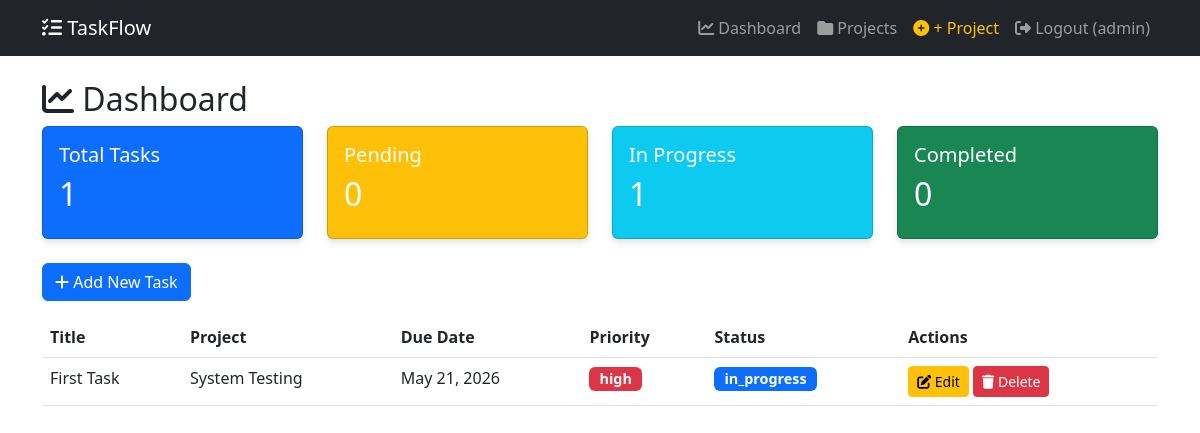
Screenshot of /dashboard/ (signed in) with the database file from the repository.
### tasks/models.py (models this page shows, shortened)
class CustomUser(AbstractUser):
    ROLE_CHOICES = (
        ('admin', 'Administrator'),
        ('user', 'Standard User'),
    )
    role = models.CharField(max_length=10, choices=ROLE_CHOICES, default='user')
    email = models.EmailField(unique=True)

class Task(models.Model):
    PRIORITY_CHOICES = (
        ('low', 'Low'),
        ('medium', 'Medium'),
        ('high', 'High'),
    )
    STATUS_CHOICES = (
        ('pending', 'Pending'),
        ('in_progress', 'In Progress'),
        ('completed', 'Completed'),
    )
    title = models.CharField(max_length=150)
    description = models.TextField(blank=True)
    due_date = models.DateField()
    priority = models.CharField(max_length=10, choices=PRIORITY_CHOICES, default='medium')
    status = models.CharField(max_length=15, choices=STATUS_CHOICES, default='pending')
    project = models.ForeignKey(Project, on_delete=models.CASCADE, null=True, blank=True, related_name='tasks')
    created_by = models.ForeignKey(CustomUser, on_delete=models.CASCADE, related_name='created_tasks')
    assigned_to = models.ForeignKey(CustomUser, on_delete=models.SET_NULL, null=True, blank=True,
                                    related_name='assigned_tasks')
    created_at = models.DateTimeField(auto_now_add=True)
    updated_at = models.DateTimeField(auto_now=True)

class Project(models.Model):
    name = models.CharField(max_length=150)
    description = models.TextField(blank=True)
    created_by = models.ForeignKey(CustomUser, on_delete=models.CASCADE, related_name='projects')
    created_at = models.DateTimeField(auto_now_add=True)

### tasks/views.py (the view)
# urls.py: path('dashboard/', views.dashboard, name='dashboard'),
@login_required
def dashboard(request):
    tasks = Task.objects.all().select_related('project', 'created_by').order_by('-created_at')
    stats = {
        'total': tasks.count(),
        'pending': tasks.filter(status='pending').count(),
        'in_progress': tasks.filter(status='in_progress').count(),
        'completed': tasks.filter(status='completed').count(),
    }
    context = {
        'tasks': tasks[:10],
        'stats': stats,
        'is_admin': request.user.role == 'admin',
    }
    return render(request, 'tasks/dashboard.html', context)

### tasks/templates/tasks/dashboard.html (shortened to what this page needs)
{% extends 'tasks/base.html' %}
{% block content %}
<h2><i class="fas fa-chart-line"></i> Dashboard</h2>
<div class="row mb-4">
    <div class="col-md-3"><div class="card bg-primary text-white"><div class="card-body"><h5>Total Tasks</h5><h2>{{ stats.total }}</h2></div></div></div>
    <div class="col-md-3"><div class="card bg-warning text-white"><div class="card-body"><h5>Pending</h5><h2>{{ stats.pending }}</h2></div></div></div>
    <div class="col-md-3"><div class="card bg-info text-white"><div class="card-body"><h5>In Progress</h5><h2>{{ stats.in_progress }}</h2></div></div></div>
    <div class="col-md-3"><div class="card bg-success text-white"><div class="card-body"><h5>Completed</h5><h2>{{ stats.completed }}</h2></div></div></div>
</div>
<a href="{% url 'task_create' %}" class="btn btn-primary mb-3"><i class="fas fa-plus"></i> Add New Task</a>
<div class="table-responsive">
    <table class="table table-hover">
        <thead><tr><th>Title</th><th>Project</th><th>Due Date</th><th>Priority</th><th>Status</th>{% if is_admin %}<th>Actions</th>{% endif %}</tr></thead>
        <tbody>
            {% for task in tasks %}
            <tr>
                <td>{{ task.title }}</td>
                <td>{{ task.project.name|default:"No Project" }}</td>
                <td>{{ task.due_date }}</td>
                <td><span class="badge bg-{% if task.priority == 'high' %}danger{% elif task.priority == 'medium' %}warning{% else %}info{% endif %}">{{ task.priority }}</span></td>
                <td><span class="badge bg-{% if task.status == 'completed' %}success{% elif task.status == 'in_progress' %}primary{% else %}secondary{% endif %}">{{ task.status }}</span></td>
                {% if is_admin %}
                <td>
                    <a href="{% url 'task_edit' task.pk %}" class="btn btn-sm btn-warning"><i class="fas fa-edit"></i> Edit</a>
                    <form action="{% url 'task_delete' task.pk %}" method="post" class="d-inline">{% csrf_token %}<button type="submit" class="btn btn-sm btn-danger" onclick="return confirm('Delete this task?')"><i class="fas fa-trash"></i> Delete</button></form>
                </td>
                {% endif %}
            </tr>
            {% empty %}
            <tr><td colspan="6" class="text-center">No tasks yet. Create your first task!</td></tr>
            {% endfor %}
        </tbody>
    </table>
</div>
{% endblock %}

### tasks/templates/tasks/base.html (shortened to what this page needs)
<!DOCTYPE html>
<html lang="en">
<head>
    <link href="https://cdn.jsdelivr.net/npm/bootstrap@5.3.0/dist/css/bootstrap.min.css" rel="stylesheet">
    <link rel="stylesheet" href="https://cdnjs.cloudflare.com/ajax/libs/font-awesome/6.4.0/css/all.min.css">
</head>
<body>
    <nav class="navbar navbar-expand-lg navbar-dark bg-dark">
        <div class="container">
            <a class="navbar-brand" href="{% url 'index' %}"><i class="fas fa-tasks"></i> TaskFlow</a>
            <div class="collapse navbar-collapse" id="navbarNav">
                <ul class="navbar-nav ms-auto">
                    {% if user.is_authenticated %}
                        <li class="nav-item"><a class="nav-link" href="{% url 'dashboard' %}"><i class="fas fa-chart-line"></i> Dashboard</a></li>
                        <li class="nav-item"><a class="nav-link" href="{% url 'project_list' %}"><i class="fas fa-folder"></i> Projects</a></li>
                        {% if user.role == 'admin' %}
                            <li class="nav-item"><a class="nav-link text-warning" href="{% url 'project_create' %}"><i class="fas fa-plus-circle"></i> + Project</a></li>
                        {% endif %}
                        <li class="nav-item"><a class="nav-link" href="{% url 'logout' %}"><i class="fas fa-sign-out-alt"></i> Logout ({{ user.username }})</a></li>
                    {% else %}
                        <li class="nav-item"><a class="nav-link" href="{% url 'login' %}">Login</a></li>
                        <li class="nav-item"><a class="nav-link" href="{% url 'register' %}">Register</a></li>
                    {% endif %}
                </ul>
            </div>
        </div>
    </nav>
    <div class="container mt-4">
        {% block content %}{% endblock %}
    </div>
</body>
</html>

### tasks/templates/tasks/base.html (style rules this page uses)
.card { box-shadow: 0 4px 6px rgba(0,0,0,0.1); transition: transform 0.3s; }
.badge { font-size: 0.9em; padding: 5px 10px; }

### rows the page displays
CustomUser: username "admin"
Task: title "First Task", project.name "System Testing", due_date "May 21, 2026", priority "high", status "in_progress"

### other values shown
{{ stats.total }} "1"
{{ stats.pending }} "0"
{{ stats.in_progress }} "1"
{{ stats.completed }} "0"
